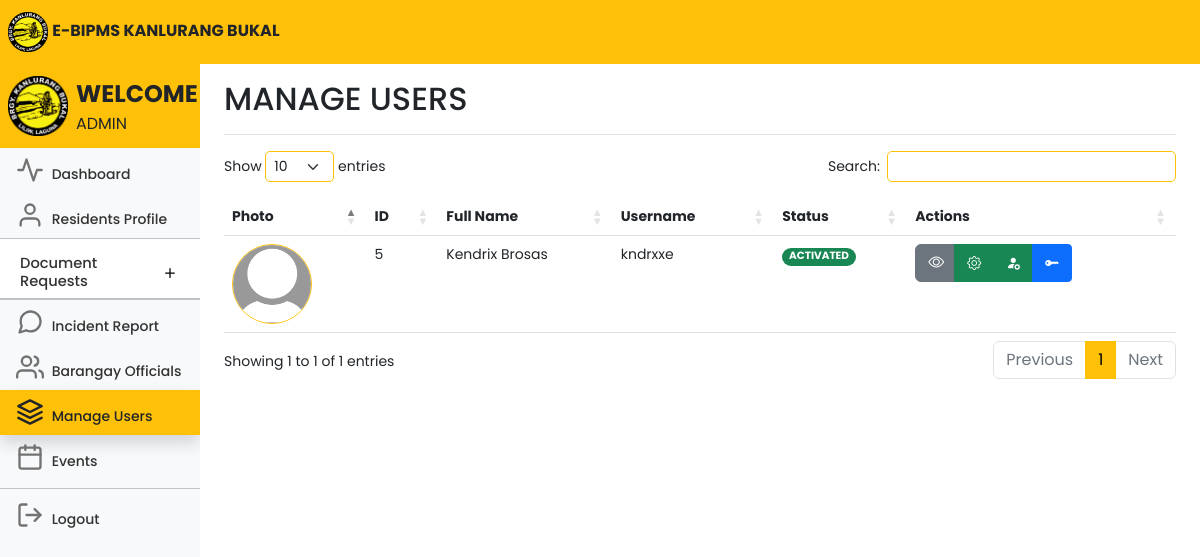
Page /adminusers.php (signed in) on the committed database.
### tables this page shows
CREATE TABLE `users` (
  `id` int(11) NOT NULL,
  `userID` varchar(100) NOT NULL,
  `firstname` varchar(100) NOT NULL,
  `middlename` varchar(100) NOT NULL,
  `lastname` varchar(100) NOT NULL,
  `sex` varchar(100) NOT NULL,
  `birthday` varchar(100) NOT NULL,
  `age` int(11) NOT NULL,
  `house_no` varchar(100) NOT NULL,
  `purok` varchar(100) NOT NULL,
  `civilstatus` varchar(100) NOT NULL,
  `voter` varchar(100) NOT NULL,
  `is_special_group` tinyint(1) NOT NULL,
  `specialgroup` varchar(100) NOT NULL,
  `members` int(11) NOT NULL,
  `housingstatus` varchar(100) NOT NULL,
  `employmentstatus` varchar(100) NOT NULL,
  `yearsliving` varchar(100) NOT NULL,
  `phonenumber` varchar(15) NOT NULL,
  `email` varchar(100) NOT NULL,
  `username` varchar(100) NOT NULL,
  `password` varchar(100) NOT NULL,
  `profile_picture` varchar(255) NOT NULL,
  `proof` varchar(255) NOT NULL,
  `status` text NOT NULL,
  `isEditable` tinyint(2) NOT NULL,
  `last_username_change` datetime NOT NULL DEFAULT current_timestamp(),
  `last_password_change` datetime NOT NULL DEFAULT current_timestamp()
);

### adminusers.php (the view, shortened to what this page needs)
<!DOCTYPE html>
<html lang="en">
<head>
	<link rel="stylesheet" href="https://cdn.jsdelivr.net/npm/bootstrap-icons@1.10.5/font/bootstrap-icons.css">
	<link href="css/bootstrap.min.css" rel="stylesheet">
	<link rel="stylesheet" href="css/style.css">
	<link rel="stylesheet" href="DataTables/datatables.css" />
	<link rel="stylesheet"
		href="https://cdnjs.cloudflare.com/ajax/libs/twitter-bootstrap/5.2.0/css/bootstrap.min.css" />
	<link rel="stylesheet" href="https://cdn.datatables.net/1.13.4/css/dataTables.bootstrap5.min.css" />
	<link href="dashboard.css" rel="stylesheet">
</head>
<body>
	<header class="navbar navbar-light sticky-top bg-warning flex-md-nowrap p-0 ">
		<a class="navbar-brand px-2 fs-6 text-dark">
			<img src="kanlurangbukal.png" width="40">
			<b>E-BIPMS KANLURANG BUKAL</b></a>
	</header>
	<div class="container-fluid">
		<div class="row">
			<nav id="sidebarMenu" class="col-md-3 col-lg-2 d-md-block bg-body-tertiary sidebar collapse">
				<div class="position-sticky pt-2 mt-2 sidebar-sticky bg-light">
					<ul class="nav flex-column">
						<a class="navbar-brand px-2 fs-6 bg-warning">
							<img class="float-start" src="kanlurangbukal.png" width="60">
							<span class="fs-4 px-2 text-dark"><b>WELCOME</b></span>
							<br>
							<span class="fs-6 px-2 text-dark" style="text-transform: uppercase;">
								<?php echo $_SESSION['user'] ?>
							</span>
						</a>
						<li class="nav-item fs-7">
							<a class="nav-link" aria-current="page" href="adminhome.php">
								<span data-feather="activity" class="align-text-bottom feather-48"></span>
								Dashboard
							</a>
						</li>
						<li class="nav-item fs-7">
							<a class="nav-link" href="adminresidents.php">
								<span data-feather="user" class="align-text-bottom feather-48"></span>
								Residents Profile
							</a>
						</li>
						<li class="nav-item fs-7">
							<div class="accordion accordion-flush" id="accordionFlushExample">
								<div class="accordion-item">
									<h2 class="accordion-header fs-7">
										<button class="accordion-button collapsed fs-7 pb-2 nav-link"
											style="font-size:11pt;" type="button" data-bs-toggle="collapse"
											data-bs-target="#flush-collapseOne" aria-expanded="false"
											aria-controls="flush-collapseOne">
											Document Requests
										</button>
									</h2>
									<hr class="mt-0 mb-0">
								</div>
						</li>
						<hr class="mt-0 mb-0">
						<li class="nav-item fs-7">
							<a class="nav-link" href="adminincidentreport">
								<span data-feather="message-circle" class="align-text-bottom feather-48"></span>
								Incident Report
							</a>
						</li>
						<li class="nav-item fs-7">
							<a class="nav-link" href="adminofficials.php">
								<span data-feather="users" class="align-text-bottom feather-48"></span>
								Barangay Officials
							</a>
						</li>
						<li class="nav-item fs-7">
							<a class="nav-link text-dark bg-warning active shadow">
								<span data-feather="layers" class="align-text-bottom feather-48"></span>
								Manage Users
							</a>
						</li>
						<li class="nav-item fs-7">
							<a class="nav-link" href="adminevents.php">
								<span data-feather="calendar" class="align-text-bottom feather-48"></span>
								Events
							</a>
						</li>
						<hr class="mt-2 mb-1">
						<li class="nav-item fs-7">
							<a class="nav-link" href="adminlogout.php">
								<span data-feather="log-out" class="align-text-bottom feather-48"></span>
								Logout
							</a>
						</li>
					</ul>
				</div>
			</nav>
			<main class="col-md-9 ms-sm-auto col-lg-10 px-md-4">
				<div
					class="d-flex justify-content-between flex-wrap flex-md-nowrap align-items-center pt-3 pb-2 mb-3 border-bottom">
					<h1 class="h2">MANAGE USERS</h1>
				</div>
				<div class="table-responsive">
					<div class="data_table">
						<table id="myTable" class="table" style="width:100%">
							<thead>
								<tr>
									<th scope="col">Photo</th>
									<th scope="col">ID</th>
									<th scope="col">Full Name</th>
									<th scope="col">Username</th>
									<th scope="col">Status</th>
									<th scope="col">Actions</th>
								</tr>
							</thead>
							<tbody>
								<?php
								include 'conn.php';
								$query = 'SELECT * FROM users WHERE username IS NOT NULL AND username <> ""';
								$result = mysqli_query($conn, $query);
								while ($row = mysqli_fetch_array($result)) {
									?>
									<tr>
										<td>
											<?php
											if (!empty($row['profile_picture'])) {
												echo '<img class="rounded-circle border border-warning" src="' . $row['profile_picture'] . '" alt="Profile Picture" width="80">';
											} else {
												echo '<img class="rounded-circle border border-warning" src="default-profile-pic.jpg" alt="Profile Picture" width="80">';
											}
											?>
										<td>
											<?php echo $row['id']; ?>
										</td>
										<td>
											<?php echo $row['firstname'] . ' ' . $row['lastname']; ?>
										</td>
										<td>
											<?php echo $row['username']; ?>
										</td>
										<td>
											<?php
											if ($row['status'] == 1) {
												echo '<span class="badge rounded-pill bg-success">ACTIVATED</span>';
											} else {
												echo '<span class="badge rounded-pill bg-danger">DEACTIVATED</span>';
											}
											?>
										</td>
										<td class="text-right">
											<div class="btn-group me-2">
												<?php $imagePath = $row['proof']; ?>
												<a class="btn btn-secondary viewbtn" data-proof="<?= $imagePath; ?>"
													style="width: 40px;"><i class="bi bi-eye"></i></a>
												<button type="button" class="btn btn-success btn-sm editstatusbtn"
													data-bs-target="#editStatusModal" style="width: 40px;"><i
														class="bi bi-gear"></i></button>
												<button type="button" class="btn btn-success btn-sm editbtn"
													data-bs-target="#editUsernameModal" style="width: 40px;"><i
														class="bi bi-person-fill-gear"></i></button>
												<button type="button" class="btn btn-primary btn-sm editpassbtn"
													data-bs-target="#editPasswordModal" style="width: 40px;"><i
														class="bi bi-key-fill"></i></button>
											</div>
										</td>
									</tr>
									<?php
								}
								?>
							</tbody>
						</table>
					</div>
				</div>
			</main>
		</div>
	</div>
</body>
</html>

### css/style.css (style rules this page uses)
* { margin: 0; padding: 0; font-size: 10; font-family: 'Poppins', sans-serif; scroll-behavior: smooth; }

### DataTables/datatables.css (style rules this page uses)
:root { --dt-row-selected: 13, 110, 253; --dt-row-selected-text: 255, 255, 255; --dt-row-selected-link: 9, 10, 11; --dt-row-stripe: 0, 0, 0; --dt-row-hover: 0, 0, 0; --dt-column-ordering: 0, 0, 0; --dt-html-background: white; }
table.dataTable thead > tr > th.sorting, table.dataTable thead > tr > th.sorting_asc, table.dataTable thead > tr > th.sorting_desc, table.dataTable thead > tr > th.sorting_asc_disabled, table.dataTable thead > tr > th.sorting_desc_disabled, table.dataTable thead > tr > td.sorting, table.dataTable thead > tr > td.sorting_asc, table.dataTable thead > tr > td.sorting_desc, table.dataTable thead > tr > td.sorting_asc_disabled, table.dataTable thead > tr > td.sorting_desc_disabled { cursor: pointer; position: relative; padding-right: 26px; }
table.dataTable thead > tr > th.sorting:before, table.dataTable thead > tr > th.sorting:after, table.dataTable thead > tr > th.sorting_asc:before, table.dataTable thead > tr > th.sorting_asc:after, table.dataTable thead > tr > th.sorting_desc:before, table.dataTable thead > tr > th.sorting_desc:after, table.dataTable thead > tr > th.sorting_asc_disabled:before, table.dataTable thead > tr > th.sorting_asc_disabled:after, table.dataTable thead > tr > th.sorting_desc_disabled:before, table.dataTable thead > tr > th.sorting_desc_disabled:after, table.dataTable thead > tr > td.sorting:before, table.dataTable thead > tr > td.sorting:after, table.dataTable thead > tr > td.sorting_asc:before, table.dataTable thead > tr > td.sorting_asc:after, table.dataTable thead > tr > td.sorting_desc:before, table.dataTable thead > tr > td.sorting_desc:after, table.dataTable thead > tr > td.sorting_asc_disabled:before, table.dataTable thead > tr > td.sorting_asc_disabled:after, table.dataTable thead > tr > td.sorting_desc_disabled:before, table.dataTable thead > tr > td.sorting_desc_disabled:after { position: absolute; display: block; opacity: 0.125; right: 10px; line-height: 9px; font-size: 0.8em; }
table.dataTable thead > tr > th.sorting:before, table.dataTable thead > tr > th.sorting_asc:before, table.dataTable thead > tr > th.sorting_desc:before, table.dataTable thead > tr > th.sorting_asc_disabled:before, table.dataTable thead > tr > th.sorting_desc_disabled:before, table.dataTable thead > tr > td.sorting:before, table.dataTable thead > tr > td.sorting_asc:before, table.dataTable thead > tr > td.sorting_desc:before, table.dataTable thead > tr > td.sorting_asc_disabled:before, table.dataTable thead > tr > td.sorting_desc_disabled:before { bottom: 50%; content: "▲"; content: "▲"/""; }
table.dataTable thead > tr > th.sorting:after, table.dataTable thead > tr > th.sorting_asc:after, table.dataTable thead > tr > th.sorting_desc:after, table.dataTable thead > tr > th.sorting_asc_disabled:after, table.dataTable thead > tr > th.sorting_desc_disabled:after, table.dataTable thead > tr > td.sorting:after, table.dataTable thead > tr > td.sorting_asc:after, table.dataTable thead > tr > td.sorting_desc:after, table.dataTable thead > tr > td.sorting_asc_disabled:after, table.dataTable thead > tr > td.sorting_desc_disabled:after { top: 50%; content: "▼"; content: "▼"/""; }
table.dataTable thead > tr > th.sorting_asc:before, table.dataTable thead > tr > th.sorting_desc:after, table.dataTable thead > tr > td.sorting_asc:before, table.dataTable thead > tr > td.sorting_desc:after { opacity: 0.6; }
table.dataTable thead th, table.dataTable thead td, table.dataTable tfoot th, table.dataTable tfoot td { text-align: left; }
table.dataTable { clear: both; margin-top: 6px !important; margin-bottom: 6px !important; max-width: none !important; border-collapse: separate !important; border-spacing: 0; }
table.dataTable td, table.dataTable th { -webkit-box-sizing: content-box; box-sizing: content-box; }
table.dataTable > tbody > tr { background-color: transparent; }

### adminusers.php (style rules this page uses)
.accordion { --bs-accordion-active-bg: #ffc107; --bs-accordion-active-color: #212529; --bs-accordion-btn-focus-box-shadow: none; }
.accordion-button::after { transition: all 0.5s; }

### rows in the picture
users: id "5", firstname "Kendrix", lastname "Brosas", username "kndrxxe", status "ACTIVATED"

### other values in the picture
$_SESSION['user'] "ADMIN"
